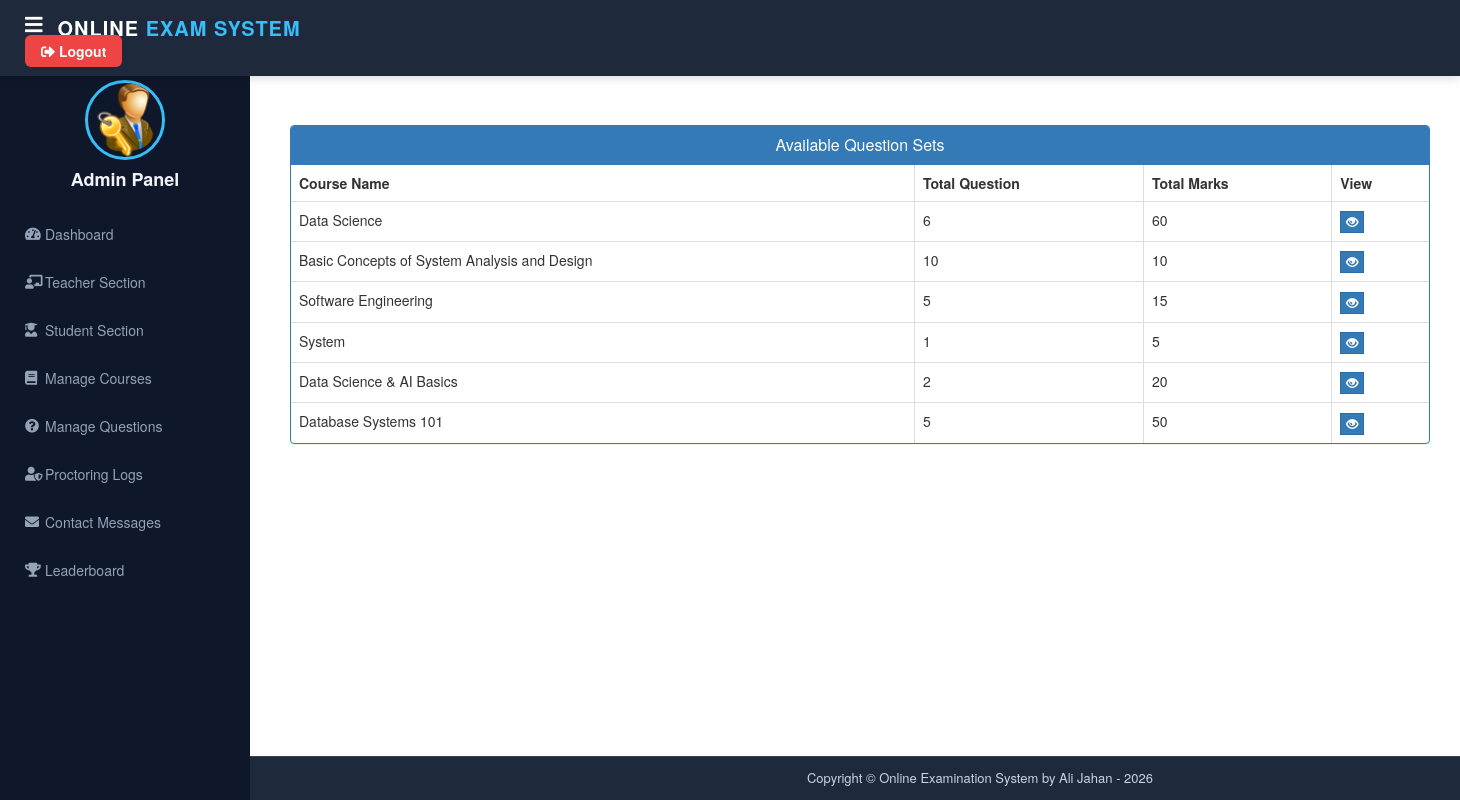
The page /admin-view-question (signed in) on the database its author committed.
### exam/models.py (models this page shows, shortened)
class Course(models.Model):
    course_name = models.CharField(max_length=50)
    question_number = models.PositiveIntegerField()
    total_marks = models.PositiveIntegerField()
    start_time = models.DateTimeField(null=True, blank=True)
    end_time = models.DateTimeField(null=True, blank=True)
    result_publish_time = models.DateTimeField(null=True, blank=True)

### exam/views.py (the view)
# urls.py: path('admin-view-question', views.admin_view_question_view,name='admin-view-question'),
@login_required(login_url='adminlogin')
def admin_view_question_view(request):
    courses= models.Course.objects.all()
    return render(request,'exam/admin_view_question.html',{'courses':courses})

### templates/exam/admin_view_question.html (shortened to what this page needs)
{% extends 'exam/adminbase.html' %}
{% block content %}
{%load static%}
<head>
  <link href="//netdna.bootstrapcdn.com/bootstrap/3.0.0/css/bootstrap.min.css" rel="stylesheet" id="bootstrap-css">
</head>
<br><br>
<div class="container">
  <div class="panel panel-primary">
    <div class="panel-heading">
      <h6 class="panel-title">Available Question Sets</h6>
    </div>
    <table class="table table-hover table-bordered" id="dev-table">
      <thead>
        <tr>
          <th>Course Name</th>
          <th>Total Question</th>
          <th>Total Marks</th>
          <th>View</th>
        </tr>
      </thead>
      {% for c in courses %}
      <tr>
        <td> {{c.course_name}}</td>
        <td>{{c.question_number}}</td>
        <td>{{c.total_marks}}</td>
        <td><a class="btn btn-primary btn-xs" style="border-radius: 0%;" href="{% url 'view-question' c.id  %}"><span class="glyphicon glyphicon-eye-open"></span></a></td>
      </tr>
      {% endfor %}
    </table>
  </div>
</div>
<br><br><br><br><br><br>
{% endblock content %}

### templates/exam/adminbase.html (style rules this page uses)
a:link { text-decoration: none; }
html, body { height: 100%; margin: 0; padding: 0; font-family: "Poppins", "Segoe UI", sans-serif; background-color: #f4f6f9; }
body { display: flex; flex-direction: column; min-height: 100vh; }

### templates/exam/admin_view_question.html (style rules this page uses)
a:link { text-decoration: none; }
h6 { text-align: center; }

### rows shown on the page
Course: course_name "Data Science", question_number "6", total_marks "60"
Course: course_name "Basic Concepts of System Analysis and Design", question_number "10", total_marks "10"
Course: course_name "Software Engineering", question_number "5", total_marks "15"
Course: course_name "System", question_number "1", total_marks "5"
Course: course_name "Data Science & AI Basics", question_number "2", total_marks "20"
Course: course_name "Database Systems 101", question_number "5", total_marks "50"
